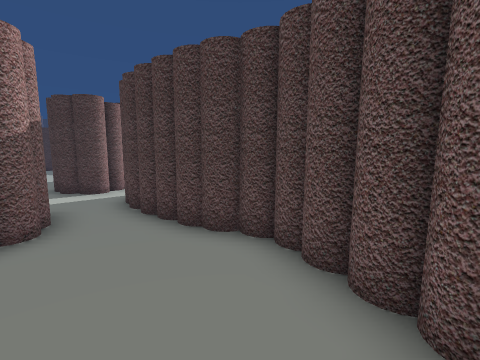
[1] (above)

23 first-person views from a walk through a Unity game level. The camera is 1.5 m above the floor, tilts 6° down and sees 85° across. The floor is counted in squares, 1 m on a side. Each view is taken from the middle of a square. On the plan, view 1 faces up. The plan holds only what a view shows up to about 14 squares ahead; the rest is blank. The place goes on beyond the plan. The player is left out. Some surface patterns are stand-ins.

[2]
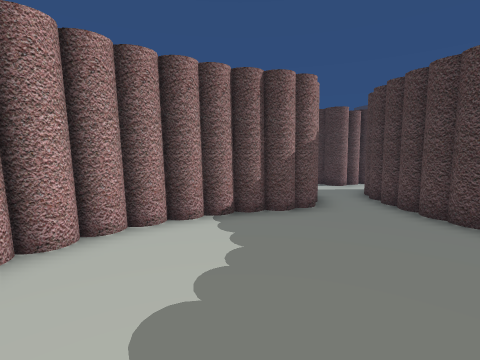

[3]
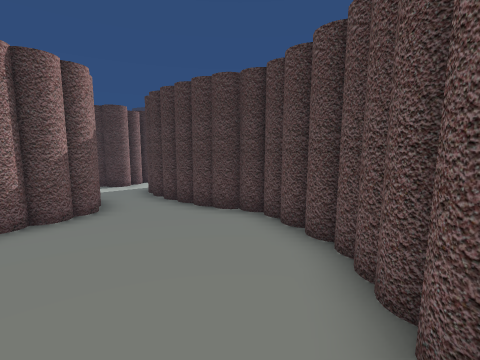

[4]
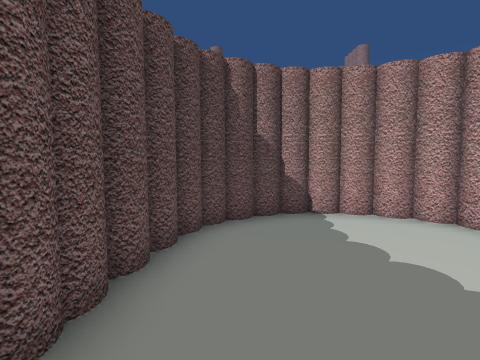

[5]
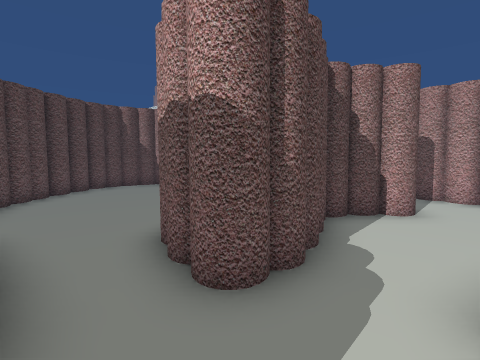

[6]
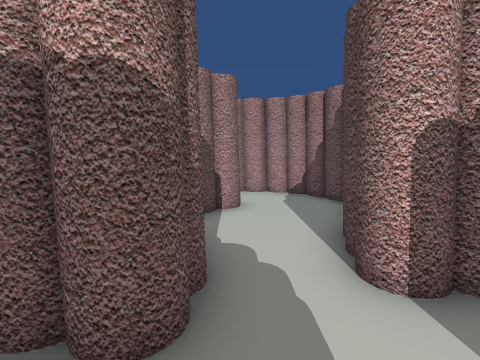

[7]
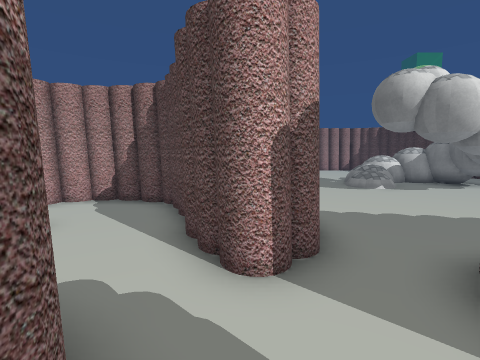

[8]
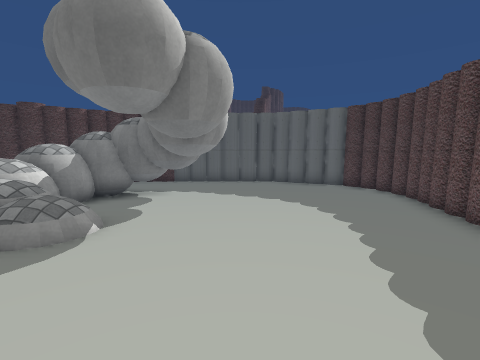

[9]
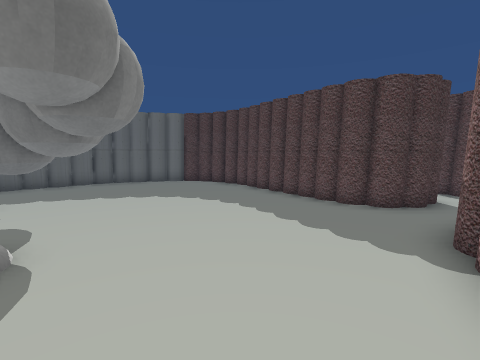

[10]
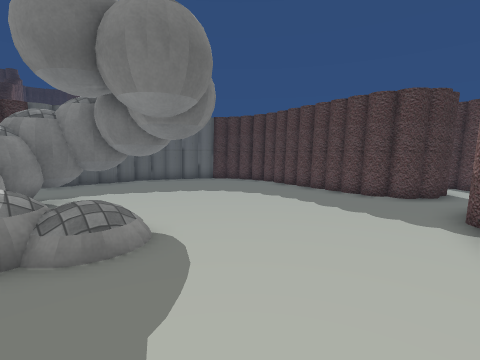

[11]
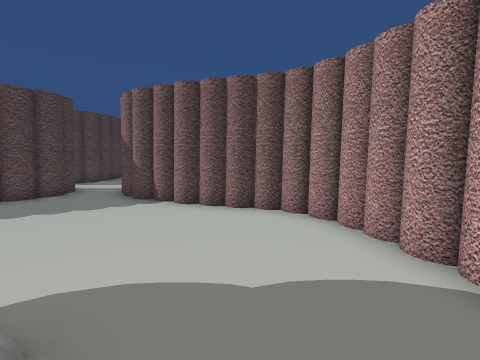

[12]
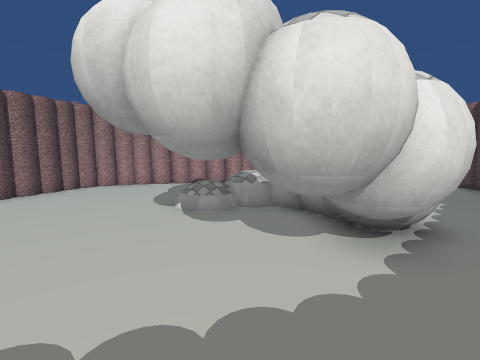

[13]
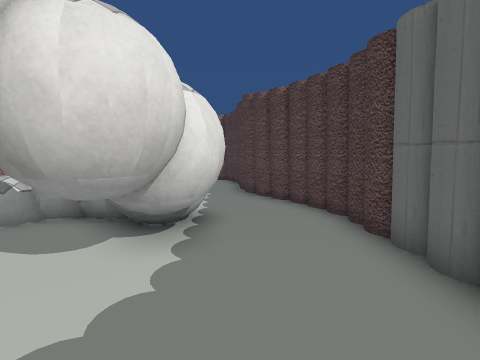

[14]
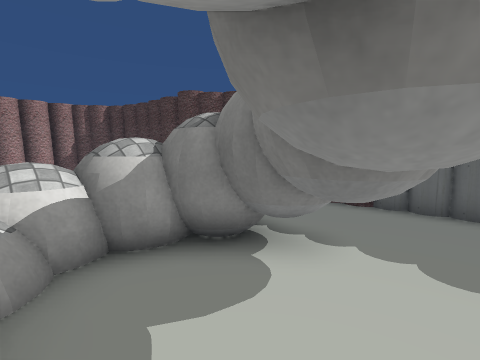

[15]
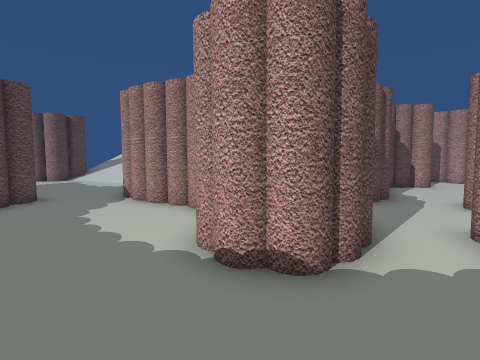

[16]
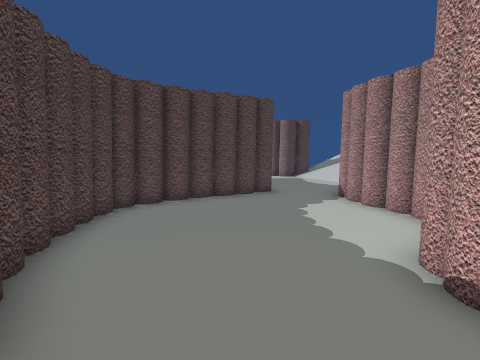

[17]
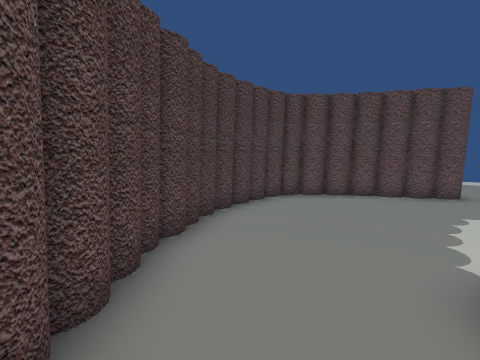

[18]
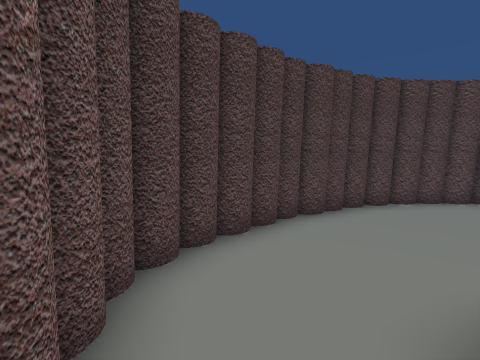

[19]
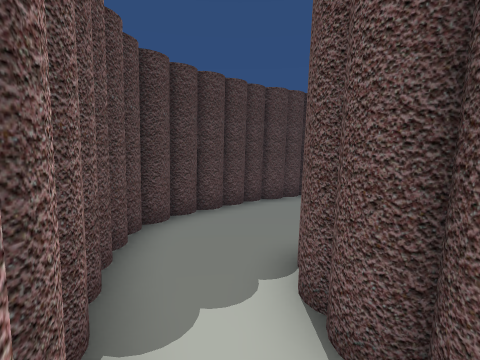

[20]
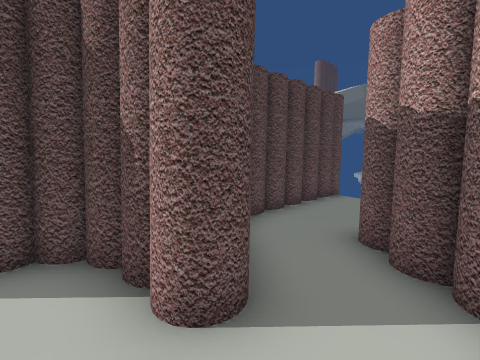

[21]
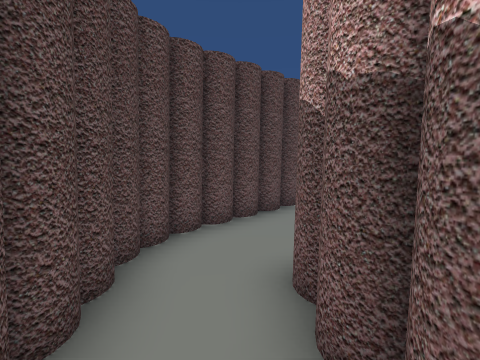

[22]
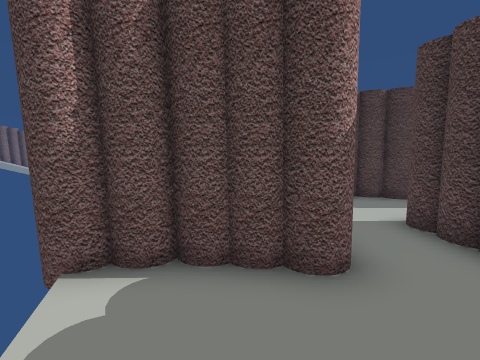

[23]
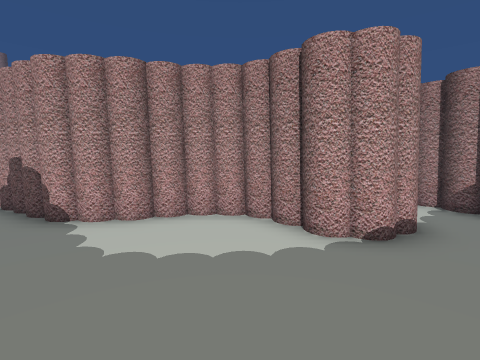

### Floor plan
Key: @ floor where view 1 was taken; # wall or solid block; . floor; / step, stairs or slope; B ball.
Columns run from 18 left of view 1 to 9 right of it. Each row starts with its distance up from view 1.
 22 #########
 21 #.......###
 20 ..........##
 19 ...........##
 18 .BBBB.......#
 17  BBBBB......#
 16 BB.BB.......#
 15 BB..........#   #####
 14 BBB........## ###...###
 13  BBB.......#  #.......###
 12 ..B........####.........#
 11  ..........###..........##
 10 ...........###.###.......#
  9 ...............###......##
  8 #......####....###......#
  7 ###..######....####.....#
  6   ########...#..#####...#
  5       ##....###..#####....
  4       #.....###....###.....
  3       #..#####.....###......
  2       #..### #......###.....
  1       ##..####......#  /....
  0        ##..###....@.#  ////#
 -1        ##..###.....##
 -2       ##...###.....#
 -3       #....#####..##
 -4       #   .#   ####
 -5            #

Where each view was taken, in squares from view 1:
view 1: 0 up, 0 right, facing up
view 2: 2 down, 0 right, facing up-left
view 3: 2 down, 0 right, facing up
view 4: 3 up, 0 right, facing down
view 5: 9 up, 5 left, facing down
view 6: 8 up, 4 left, facing down-left
view 7: 7 up, 4 left, facing left
view 8: 8 up, 12 left, facing up
view 9: 8 up, 15 left, facing up-right
view 10: 8 up, 17 left, facing up-right
view 11: 12 up, 18 left, facing down-right
view 12: 19 up, 11 left, facing down-left
view 13: 19 up, 11 left, facing left
view 14: 14 up, 13 left, facing up-left
view 15: 14 up, 1 left, facing down
view 16: 14 up, 1 left, facing down-right
view 17: 13 up, 3 left, facing right
view 18: 11 up, 4 left, facing up-right
view 19: 9 up, 5 left, facing up-right
view 20: 4 up, 11 left, facing down-right
view 21: 2 up, 11 left, facing down-right
view 22: 4 down, 8 left, facing up-left
view 23: 12 up, 4 right, facing down-left
